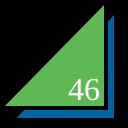
Frame 1 (no input)
Frame 60 (no input): identical to frame 1, image omitted
Frame 120 (the mouse pressed at the canvas centre since frame 60): identical to frame 1, image omitted

The p5.js sketch that drew this single still picture (run headless with seeded random() and noise() and a simulated clock; from frame 60 on, the mouse is pressed at the canvas centre):

// p5.js sketch
// ── sketch.js
function setup() {
  createCanvas(128,128);
}

function draw() {
  background(0);
  strokeWeight(4);
  fill(0, 100, 162);
  triangle(12,120,116,120,116,10);
  fill(94, 185, 84);
  triangle(0,108,106,108,106,0);
  fill(255);
  textSize(32);
  textFont("serif");
  text("46", 68, 100);
}
